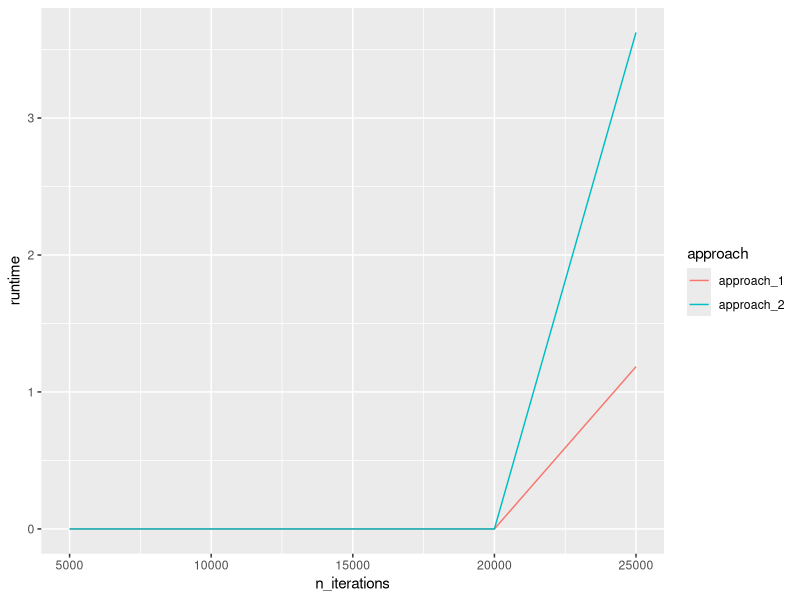

R code for this plot:
## ---- chunk 1
library(tidyverse)
library(ggplot2)
library(dplyr)
library(knitr)
## ---- chunk 2
x <- 1:10
y <- 11:20
z <- NULL
for (i in 1:length(x)){
  z <- c(z, x[i] + y[i])
}
z
## ---- chunk 3
x <- 1:10
y <- 11:20
z <- vector(mode = "double", length=10)
for (i in 1:length(x)){
  z[i] <- x[i] + y[i]
}
z
## ---- chunk 4
?system.time()
## ---- chunk 5
# for approach one:
system.time(for (i in 1:length(x)){
  z <- c(z, x[i] + y[i])
})

# for approach two:
system.time(for (i in 1:length(x)){
  z[i] <- x[i] + y[i]
})
## ---- chunk 6
# ended up using the "possible solution" code to help me do this...

n_iterations <- (1:5)*5000
approach_1 <- vector("double", length(n_iterations))
approach_2 <- vector("double", length(n_iterations))

# for approach one:
for(i in length(n_iterations)){ 
  n <- n_iterations[i]
  z <- NULL
  approach_1[i] <- system.time(for (j in 1:n){
  z <- c(z, 1)
  })[3]
}

# for approach two:
for(i in length(n_iterations)){ 
  n <- n_iterations[i]
  z <- vector(mode = "double", length=n)
  approach_2[i] <- system.time(for (j in 1:n){
  z <- c(z, 1)
  })[3]
}

# graphing these
tibble(n_iterations, approach_1, approach_2) |>
  pivot_longer(2:3, names_to = "approach", values_to = "runtime") |>
  ggplot(aes(x=n_iterations, y=runtime, color=approach)) +
  geom_line()
